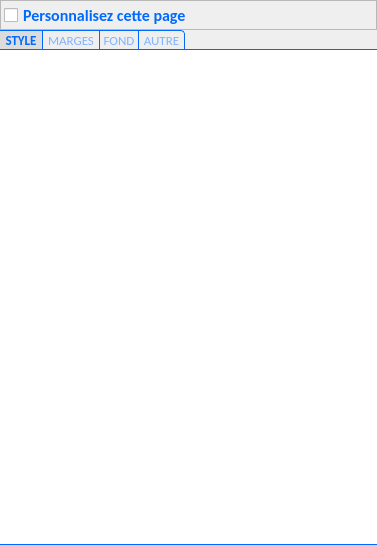
<?xml version="1.0" encoding="UTF-8"?>
<ui version="4.0">
 <class>PageUI</class>
 <widget class="QWidget" name="PageUI">
  <property name="geometry">
   <rect>
    <x>0</x>
    <y>0</y>
    <width>377</width>
    <height>545</height>
   </rect>
  </property>
  <property name="minimumSize">
   <size>
    <width>0</width>
    <height>0</height>
   </size>
  </property>
  <property name="maximumSize">
   <size>
    <width>16777215</width>
    <height>16777215</height>
   </size>
  </property>
  <property name="windowTitle">
   <string>Form</string>
  </property>
  <layout class="QVBoxLayout" name="vlPage">
   <property name="spacing">
    <number>0</number>
   </property>
   <property name="leftMargin">
    <number>0</number>
   </property>
   <property name="topMargin">
    <number>0</number>
   </property>
   <property name="rightMargin">
    <number>0</number>
   </property>
   <property name="bottomMargin">
    <number>0</number>
   </property>
   <item>
    <widget class="QFrame" name="frameIndividualSettings">
     <property name="maximumSize">
      <size>
       <width>16777215</width>
       <height>30</height>
      </size>
     </property>
     <property name="frameShape">
      <enum>QFrame::StyledPanel</enum>
     </property>
     <property name="frameShadow">
      <enum>QFrame::Raised</enum>
     </property>
     <layout class="QGridLayout" name="gridLayout">
      <property name="leftMargin">
       <number>3</number>
      </property>
      <property name="topMargin">
       <number>5</number>
      </property>
      <property name="rightMargin">
       <number>3</number>
      </property>
      <property name="bottomMargin">
       <number>5</number>
      </property>
      <item row="0" column="0" colspan="2">
       <widget class="QCheckBox" name="cbEnableIndividualPage">
        <property name="minimumSize">
         <size>
          <width>150</width>
          <height>0</height>
         </size>
        </property>
        <property name="sizeIncrement">
         <size>
          <width>0</width>
          <height>0</height>
         </size>
        </property>
        <property name="toolTip">
         <string>Utiliser les paramètres définis ci-dessous pour cet ensemble</string>
        </property>
        <property name="styleSheet">
         <string notr="true">QWidget {
  
	color : rgb(0,106,255);
    font:  bold 12pt Calibri;


 }
</string>
        </property>
        <property name="text">
         <string>Personnalisez cette page</string>
        </property>
       </widget>
      </item>
      <item row="0" column="2">
       <spacer name="horizontalSpacer_2">
        <property name="orientation">
         <enum>Qt::Horizontal</enum>
        </property>
        <property name="sizeHint" stdset="0">
         <size>
          <width>40</width>
          <height>20</height>
         </size>
        </property>
       </spacer>
      </item>
     </layout>
    </widget>
   </item>
   <item>
    <widget class="QFrame" name="framePage">
     <property name="maximumSize">
      <size>
       <width>16777215</width>
       <height>16777215</height>
      </size>
     </property>
     <property name="styleSheet">
      <string notr="true">

.QFrame{

	border: 0px solid rgb(0,106,255);
	border-bottom: 0px solid rgb(0,106,255);
	border-right: 0px solid rgb(0,106,255);
	border-radius: 0px;

}

</string>
     </property>
     <property name="frameShape">
      <enum>QFrame::StyledPanel</enum>
     </property>
     <property name="frameShadow">
      <enum>QFrame::Raised</enum>
     </property>
     <layout class="QHBoxLayout" name="horizontalLayout_3">
      <property name="spacing">
       <number>0</number>
      </property>
      <property name="leftMargin">
       <number>0</number>
      </property>
      <property name="topMargin">
       <number>0</number>
      </property>
      <property name="rightMargin">
       <number>0</number>
      </property>
      <property name="bottomMargin">
       <number>0</number>
      </property>
      <item>
       <widget class="QTabWidget" name="tabPage">
        <property name="sizePolicy">
         <sizepolicy hsizetype="Expanding" vsizetype="Minimum">
          <horstretch>0</horstretch>
          <verstretch>0</verstretch>
         </sizepolicy>
        </property>
        <property name="minimumSize">
         <size>
          <width>0</width>
          <height>0</height>
         </size>
        </property>
        <property name="maximumSize">
         <size>
          <width>16777215</width>
          <height>16777215</height>
         </size>
        </property>
        <property name="styleSheet">
         <string notr="true">
/* ################################  TAB BAR*/

QTabWidget::tab-bar {
    alignment: left;
}

/* ################################  PANE */

QTabWidget::pane { 

	/* border */
    border: 0px solid rgb(0,106,255);
    border-top: 1px solid rgb(0,106,255);
	border-right: 0px solid rgb(0,106,255);
	border-bottom: 1px solid rgb(0,106,255);


	/* border radius */
	border-top-right-radius: 0px;
	border-top-left-radius: 0px;
	border-bottom-right-radius: 0px;
	border-bottom-left-radius: 0px;

	/* color */
	background-color:rgb(255, 255, 255)
}

/* ################################  TAB*/

/* ################ BASE */

QTabBar::tab {

	/* border */
    border: 0px solid rgb(0,106,255);
    border-right: 1px solid rgb(0,106,255);
    border-top: 1px solid rgb(0,106,255);

	/* border radius */
    border-radius: 0px;

	/* size */
	height:4ex;
	min-width:20ex;

	/* padding */
    padding: 2px;
}

/* ################ SELECTION */

QTabBar::tab:!selected {

	/* color */
	background-color: qlineargradient(x1: 0, y1: 0, x2: 0, y2: 1,
                                       stop: 0 #f6f7fa, stop: 1 #dadbde);
	color : rgb(127,180,255);

	/* font */
  	font:  10pt Calibri;
}


QTabBar::tab:selected {

	/* color */
	color : rgb(0,106,255);
    background-color:  rgb(220,220,220);

	/* font */
	 font: bold 10pt Calibri;
}


/* ################ HOVER*/

QTabBar::tab:hover  {

	/* color */
	color : rgb(0,106,255);	
    background-color: qlineargradient(x1: 0, y1: 0, x2: 0, y2: 1,
                                       stop: 0 #dadbde, stop: 1 #f6f7fa);

	/* font */
	 font: bold 10pt Calibri;
}


/* ################ FIRST / LAST */

QTabBar::tab:first{

	/* border */
	border-left: 0px solid rgb(0,106,255);

	/* border radius */
	border-top-left-radius: 0px;
	border-bottom-left-radius: 0px;

}

QTabBar::tab:last{

	/* border radius */
	 border-top-right-radius: 4px;
}
</string>
        </property>
        <property name="tabPosition">
         <enum>QTabWidget::North</enum>
        </property>
        <property name="tabShape">
         <enum>QTabWidget::Rounded</enum>
        </property>
        <property name="currentIndex">
         <number>0</number>
        </property>
        <property name="elideMode">
         <enum>Qt::ElideLeft</enum>
        </property>
        <widget class="QWidget" name="tabPageSets">
         <property name="sizePolicy">
          <sizepolicy hsizetype="Minimum" vsizetype="Preferred">
           <horstretch>0</horstretch>
           <verstretch>0</verstretch>
          </sizepolicy>
         </property>
         <attribute name="title">
          <string>STYLE</string>
         </attribute>
         <layout class="QVBoxLayout" name="vlSets">
          <property name="spacing">
           <number>0</number>
          </property>
          <property name="leftMargin">
           <number>0</number>
          </property>
          <property name="topMargin">
           <number>3</number>
          </property>
          <property name="rightMargin">
           <number>0</number>
          </property>
          <property name="bottomMargin">
           <number>0</number>
          </property>
         </layout>
        </widget>
        <widget class="QWidget" name="tabPageMargins">
         <property name="sizePolicy">
          <sizepolicy hsizetype="Minimum" vsizetype="Preferred">
           <horstretch>0</horstretch>
           <verstretch>0</verstretch>
          </sizepolicy>
         </property>
         <attribute name="title">
          <string>MARGES</string>
         </attribute>
         <layout class="QVBoxLayout" name="vlMargins">
          <property name="spacing">
           <number>6</number>
          </property>
          <property name="leftMargin">
           <number>0</number>
          </property>
          <property name="topMargin">
           <number>0</number>
          </property>
          <property name="rightMargin">
           <number>0</number>
          </property>
          <property name="bottomMargin">
           <number>0</number>
          </property>
         </layout>
        </widget>
        <widget class="QWidget" name="tabPageBackground">
         <property name="sizePolicy">
          <sizepolicy hsizetype="Minimum" vsizetype="Preferred">
           <horstretch>0</horstretch>
           <verstretch>0</verstretch>
          </sizepolicy>
         </property>
         <attribute name="title">
          <string>FOND</string>
         </attribute>
         <layout class="QGridLayout" name="vlBackground">
          <property name="leftMargin">
           <number>0</number>
          </property>
          <property name="topMargin">
           <number>0</number>
          </property>
          <property name="rightMargin">
           <number>0</number>
          </property>
          <property name="bottomMargin">
           <number>0</number>
          </property>
          <property name="spacing">
           <number>0</number>
          </property>
         </layout>
        </widget>
        <widget class="QWidget" name="tabMisc">
         <attribute name="title">
          <string>AUTRE</string>
         </attribute>
         <layout class="QVBoxLayout" name="vlMisc"/>
        </widget>
       </widget>
      </item>
     </layout>
    </widget>
   </item>
  </layout>
 </widget>
 <resources/>
 <connections/>
</ui>
